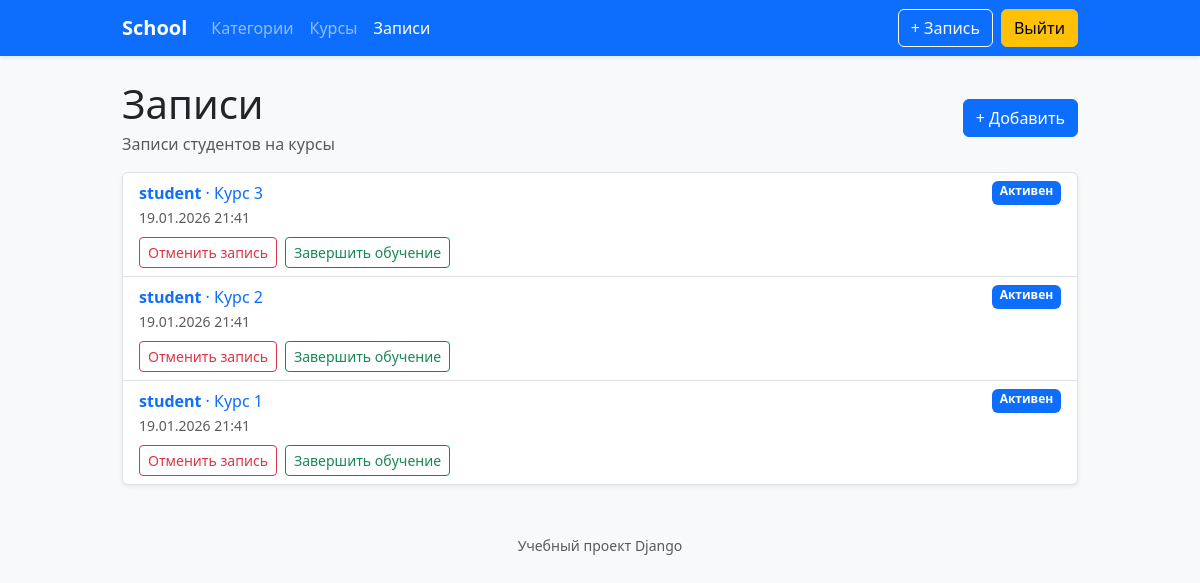
Before: /enrollments/ (signed in) with the older database file.
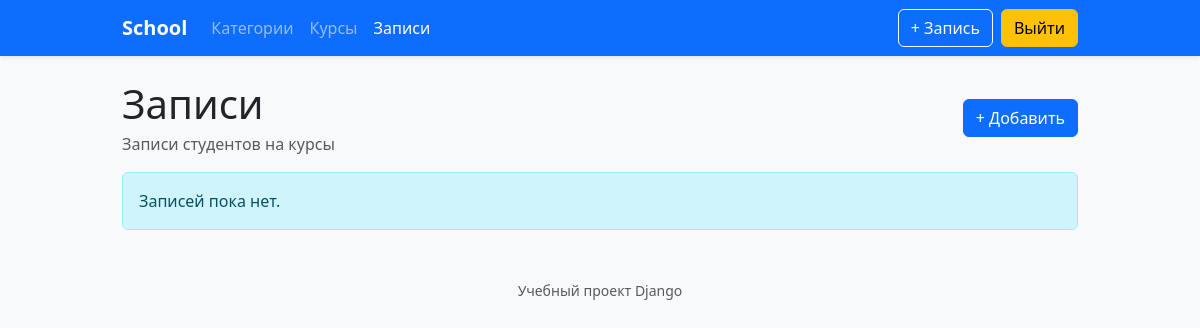
After: the same page with the newer database file.
### school/models.py (models this page shows, shortened)
class Enrollment(models.Model):
    STATUS_CHOICES = [
        ('active', 'Активен'),
        ('finished', 'Завершён'),
        ('canceled', 'Отменён'),
    ]
    user = models.ForeignKey(
        User,
        on_delete=models.CASCADE,
        verbose_name="Пользователь"
    )
    course = models.ForeignKey(
        Course,
        on_delete=models.CASCADE,
        verbose_name="Курс"
    )
    enrolled_at = models.DateTimeField("Дата записи", auto_now_add=True)
    status = models.CharField(
        "Статус",
        max_length=20,
        choices=STATUS_CHOICES,
        default='active'
    )
    class Meta:
        verbose_name = "Запись на курс"
        verbose_name_plural = "Записи на курсы"
        unique_together = ('user', 'course')

class Course(models.Model):
    LEVEL_CHOICES = [
        ("beginner", "Начальный"),
        ("intermediate", "Средний"),
        ("advanced", "Продвинутый"),
    ]
    category = models.ForeignKey(
        Category,
        on_delete=models.CASCADE,
        verbose_name="Категория"
    )
    teacher = models.ForeignKey(
        User,
        on_delete=models.SET_NULL,
        null=True,
        verbose_name="Преподаватель"
    )
    title = models.CharField("Название курса", max_length=255)
    description = models.TextField("Описание")
    image = models.ImageField(
        "Обложка курса",
        upload_to="courses/",
        blank=True,
        null=True,
    )
    price = models.DecimalField("Цена", max_digits=8, decimal_places=2)
    level = models.CharField(
        "Уровень",
        max_length=20,
        choices=LEVEL_CHOICES,
        default="beginner",
    )
    start_date = models.DateField("Дата старта", default=timezone.now)
    end_date = models.DateField("Дата окончания", default=timezone.now)
    is_published = models.BooleanField("Опубликован", default=True)
    created_at = models.DateTimeField("Дата создания", auto_now_add=True)
    updated_at = models.DateTimeField("Дата обновления", auto_now=True)
    history = HistoricalRecords()
    class Meta:
        verbose_name = "Курс"
        verbose_name_plural = "Курсы"
        constraints = [
            models.UniqueConstraint(
                fields=["category", "title"],
                name="unique_course_title_per_category",
            )
        ]

### school/views.py (the view)
# urls.py: path("enrollments/", EnrollmentListView.as_view(), name="enrollment_list"),
class EnrollmentListView(LoginRequiredMixin, ListView):
    model = Enrollment
    template_name = "school/enrollment_list.html"
    context_object_name = "enrollments"
    paginate_by = 10
    def get_queryset(self):
        queryset = Enrollment.objects.select_related("user", "course", "course__category")
        if self.request.user.is_staff:
            return queryset.order_by("-enrolled_at")
        return queryset.filter(
            models.Q(user=self.request.user) | models.Q(course__teacher=self.request.user)
        ).order_by("-enrolled_at")

### school/templates/school/enrollment_list.html (shortened to what this page needs)
{% extends "school/base.html" %}
{% block content %}
  <div class="d-flex justify-content-between align-items-center mb-3">
    <div>
      <h1 class="mb-1">Записи</h1>
      <p class="text-muted mb-0">Записи студентов на курсы</p>
    </div>
    <a class="btn btn-primary" href="{% url 'school:enrollment_add' %}">
      + Добавить
    </a>
  </div>
  {% if enrollments %}
    <div class="list-group shadow-sm">
      {% for enrollment in enrollments %}
        <div class="list-group-item">
          <div class="d-flex justify-content-between">
            <div>
              <a class="text-decoration-none" href="{% url 'school:enrollment_detail' enrollment.pk %}">
                <strong>
                  {{ enrollment.user.get_full_name|default:enrollment.user.username }}
                </strong>
                · {{ enrollment.course.title }}
              </a>
            </div>
            <span class="badge text-bg-primary">{{ enrollment.get_status_display }}</span>
          </div>
          <small class="text-muted">{{ enrollment.enrolled_at|date:"d.m.Y H:i" }}</small>
          <div class="mt-2 d-flex gap-2">
            {% if not request.user.is_staff and enrollment.status != "finished" %}
              <a class="btn btn-outline-danger btn-sm" href="{% url 'school:enrollment_cancel' enrollment.pk %}">
                Отменить запись
              </a>
              <form method="post" action="{% url 'school:enrollment_finish' enrollment.pk %}">
                <button type="submit" class="btn btn-outline-success btn-sm">
                  Завершить обучение
                </button>
              </form>
            {% endif %}
          </div>
        </div>
      {% endfor %}
    </div>
  {% else %}
    <div class="alert alert-info">
      Записей пока нет.
    </div>
  {% endif %}
{% endblock %}

### school/templates/school/base.html (shortened to what this page needs)
<!doctype html>
<html lang="ru">
  <head>
    {% load static %}
    <link
      href="https://cdn.jsdelivr.net/npm/bootstrap@5.3.3/dist/css/bootstrap.min.css"
      rel="stylesheet"
    >
    <link rel="stylesheet" href="{% static 'school/styles.css' %}">
  </head>
  <body class="bg-light">
    <nav class="navbar navbar-expand-lg navbar-dark bg-primary shadow-sm">
      <div class="container">
        <a class="navbar-brand fw-semibold" href="{% url 'school:category_list' %}">
          School
        </a>
        <div class="collapse navbar-collapse" id="mainNavbar">
          <ul class="navbar-nav me-auto mb-2 mb-lg-0">
            <li class="nav-item">
              <a
                class="nav-link {% if request.resolver_match.url_name|default:''|slice:':9' == 'category_' %}active{% endif %}"
                href="{% url 'school:category_list' %}"
              >
                Категории
              </a>
            </li>
            <li class="nav-item">
              <a
                class="nav-link {% if request.resolver_match.url_name|default:''|slice:':7' == 'course_' %}active{% endif %}"
                href="{% url 'school:course_list' %}"
              >
                Курсы
              </a>
            </li>
            <li class="nav-item">
              <a
                class="nav-link {% if request.resolver_match.url_name|default:''|slice:':11' == 'enrollment_' %}active{% endif %}"
                href="{% url 'school:enrollment_list' %}"
              >
                Записи
              </a>
            </li>
          </ul>
          <div class="d-flex gap-2">
            {% if request.user.is_authenticated %}
              <a class="btn btn-outline-light" href="{% url 'school:enrollment_add' %}">
                + Запись
              </a>
              <form method="post" action="{% url 'logout' %}">
                <button type="submit" class="btn btn-warning">Выйти</button>
              </form>
            {% else %}
              <a class="btn btn-outline-light" href="{% url 'login' %}">Войти</a>
              <a class="btn btn-light" href="{% url 'school:signup' %}">Регистрация</a>
            {% endif %}
          </div>
        </div>
      </div>
    </nav>
    <main class="container my-4">
      {% block content %}{% endblock %}
    </main>
    <footer class="py-4 text-center text-muted">
      <small>Учебный проект Django</small>
    </footer>
  </body>
</html>

### school/static/school/styles.css (style rules this page uses)
.btn { transition: transform 0.12s ease, box-shadow 0.12s ease, filter 0.12s ease; }
.container { max-width: 980px; }

Changed rows visible on the page:
removed Enrollment: user.get_full_name "student", course "Курс 3", status "Активен", enrolled_at "19.01.2026 21:41", shows "Отменить запись"
removed Enrollment: user.get_full_name "student", course "Курс 2", status "Активен", enrolled_at "19.01.2026 21:41", shows "Отменить запись"
removed Enrollment: user.get_full_name "student", course "Курс 1", status "Активен", enrolled_at "19.01.2026 21:41", shows "Отменить запись"
Other visible differences:
text now shown: "Записей пока нет."
